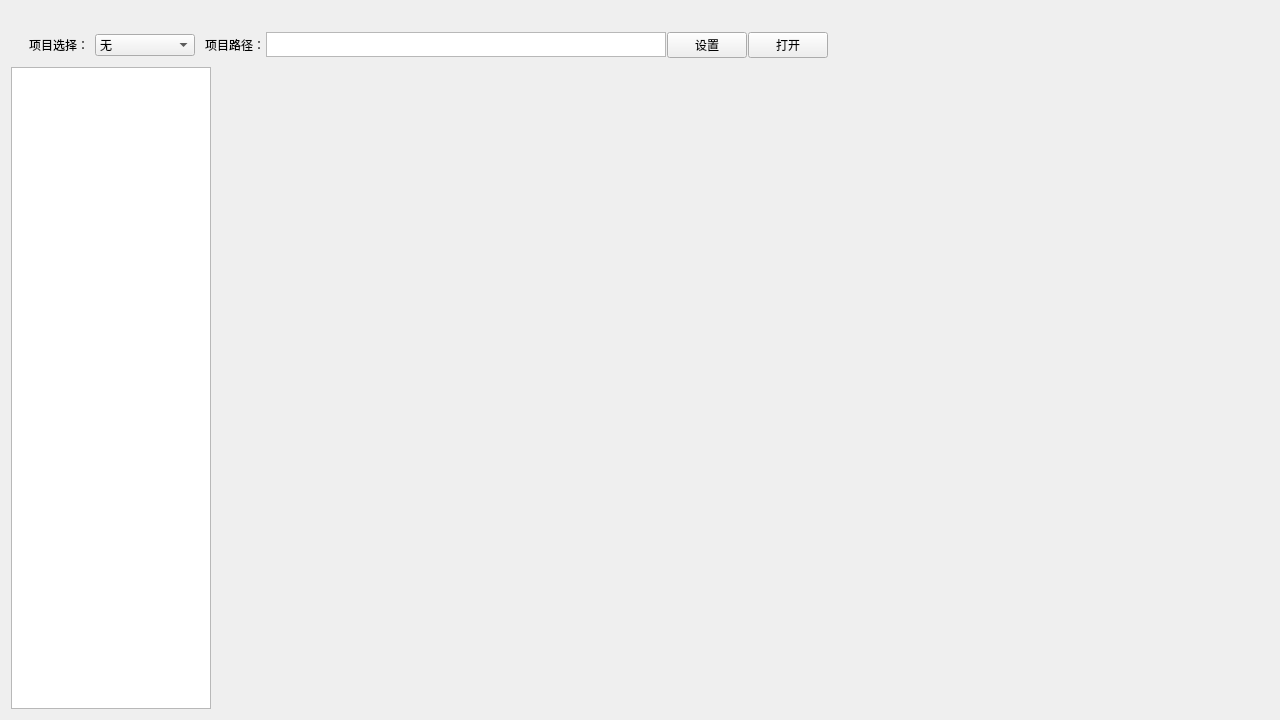
<?xml version="1.0" encoding="UTF-8"?>
<ui version="4.0">
 <class>projectForm</class>
 <widget class="QWidget" name="projectForm">
  <property name="geometry">
   <rect>
    <x>0</x>
    <y>0</y>
    <width>1280</width>
    <height>720</height>
   </rect>
  </property>
  <property name="minimumSize">
   <size>
    <width>1280</width>
    <height>720</height>
   </size>
  </property>
  <property name="maximumSize">
   <size>
    <width>16777215</width>
    <height>16777215</height>
   </size>
  </property>
  <property name="windowTitle">
   <string>Form</string>
  </property>
  <layout class="QVBoxLayout" name="verticalLayout">
   <item>
    <widget class="QWidget" name="widget" native="true">
     <property name="minimumSize">
      <size>
       <width>0</width>
       <height>50</height>
      </size>
     </property>
     <property name="maximumSize">
      <size>
       <width>16777215</width>
       <height>50</height>
      </size>
     </property>
     <layout class="QHBoxLayout" name="horizontalLayout_5">
      <item>
       <widget class="QWidget" name="gameView" native="true">
        <property name="minimumSize">
         <size>
          <width>0</width>
          <height>50</height>
         </size>
        </property>
        <property name="maximumSize">
         <size>
          <width>16777215</width>
          <height>50</height>
         </size>
        </property>
        <layout class="QHBoxLayout" name="horizontalLayout_2">
         <property name="spacing">
          <number>1</number>
         </property>
         <property name="leftMargin">
          <number>0</number>
         </property>
         <property name="topMargin">
          <number>0</number>
         </property>
         <property name="rightMargin">
          <number>0</number>
         </property>
         <property name="bottomMargin">
          <number>0</number>
         </property>
         <item>
          <widget class="QWidget" name="widget_2" native="true">
           <property name="minimumSize">
            <size>
             <width>0</width>
             <height>50</height>
            </size>
           </property>
           <layout class="QHBoxLayout" name="horizontalLayout_6">
            <item>
             <widget class="QLabel" name="label">
              <property name="text">
               <string>项目选择：</string>
              </property>
             </widget>
            </item>
            <item>
             <widget class="QComboBox" name="comboBox">
              <property name="minimumSize">
               <size>
                <width>100</width>
                <height>22</height>
               </size>
              </property>
              <item>
               <property name="text">
                <string>无</string>
               </property>
              </item>
              <item>
               <property name="text">
                <string>game1</string>
               </property>
              </item>
              <item>
               <property name="text">
                <string>game2</string>
               </property>
              </item>
              <item>
               <property name="text">
                <string>game3</string>
               </property>
              </item>
             </widget>
            </item>
           </layout>
          </widget>
         </item>
         <item alignment="Qt::AlignLeft|Qt::AlignVCenter">
          <widget class="QLabel" name="label_title">
           <property name="text">
            <string>项目路径：</string>
           </property>
          </widget>
         </item>
         <item alignment="Qt::AlignLeft|Qt::AlignVCenter">
          <widget class="QTextEdit" name="textEdit_path">
           <property name="minimumSize">
            <size>
             <width>400</width>
             <height>25</height>
            </size>
           </property>
           <property name="maximumSize">
            <size>
             <width>400</width>
             <height>25</height>
            </size>
           </property>
           <property name="horizontalScrollBarPolicy">
            <enum>Qt::ScrollBarAlwaysOff</enum>
           </property>
           <property name="readOnly">
            <bool>true</bool>
           </property>
           <property name="textInteractionFlags">
            <set>Qt::NoTextInteraction</set>
           </property>
          </widget>
         </item>
         <item alignment="Qt::AlignLeft|Qt::AlignVCenter">
          <widget class="QPushButton" name="btn_setting">
           <property name="text">
            <string>设置</string>
           </property>
          </widget>
         </item>
         <item>
          <widget class="QPushButton" name="btn_open">
           <property name="text">
            <string>打开</string>
           </property>
          </widget>
         </item>
        </layout>
       </widget>
      </item>
      <item>
       <spacer name="horizontalSpacer">
        <property name="orientation">
         <enum>Qt::Horizontal</enum>
        </property>
        <property name="sizeHint" stdset="0">
         <size>
          <width>40</width>
          <height>20</height>
         </size>
        </property>
       </spacer>
      </item>
     </layout>
    </widget>
   </item>
   <item>
    <widget class="QWidget" name="contentView" native="true">
     <layout class="QHBoxLayout" name="horizontalLayout">
      <property name="spacing">
       <number>1</number>
      </property>
      <property name="leftMargin">
       <number>0</number>
      </property>
      <property name="topMargin">
       <number>0</number>
      </property>
      <property name="rightMargin">
       <number>0</number>
      </property>
      <property name="bottomMargin">
       <number>0</number>
      </property>
      <item>
       <widget class="QListWidget" name="listWidget">
        <property name="sizePolicy">
         <sizepolicy hsizetype="Fixed" vsizetype="Expanding">
          <horstretch>0</horstretch>
          <verstretch>0</verstretch>
         </sizepolicy>
        </property>
        <property name="minimumSize">
         <size>
          <width>200</width>
          <height>0</height>
         </size>
        </property>
        <property name="maximumSize">
         <size>
          <width>200</width>
          <height>16777215</height>
         </size>
        </property>
        <property name="verticalScrollBarPolicy">
         <enum>Qt::ScrollBarAlwaysOff</enum>
        </property>
        <property name="horizontalScrollBarPolicy">
         <enum>Qt::ScrollBarAlwaysOff</enum>
        </property>
       </widget>
      </item>
      <item>
       <layout class="QHBoxLayout" name="horizontalLayout_3"/>
      </item>
      <item>
       <widget class="QStackedWidget" name="stackedWidget">
        <property name="currentIndex">
         <number>-1</number>
        </property>
       </widget>
      </item>
     </layout>
    </widget>
   </item>
  </layout>
 </widget>
 <resources/>
 <connections/>
</ui>
